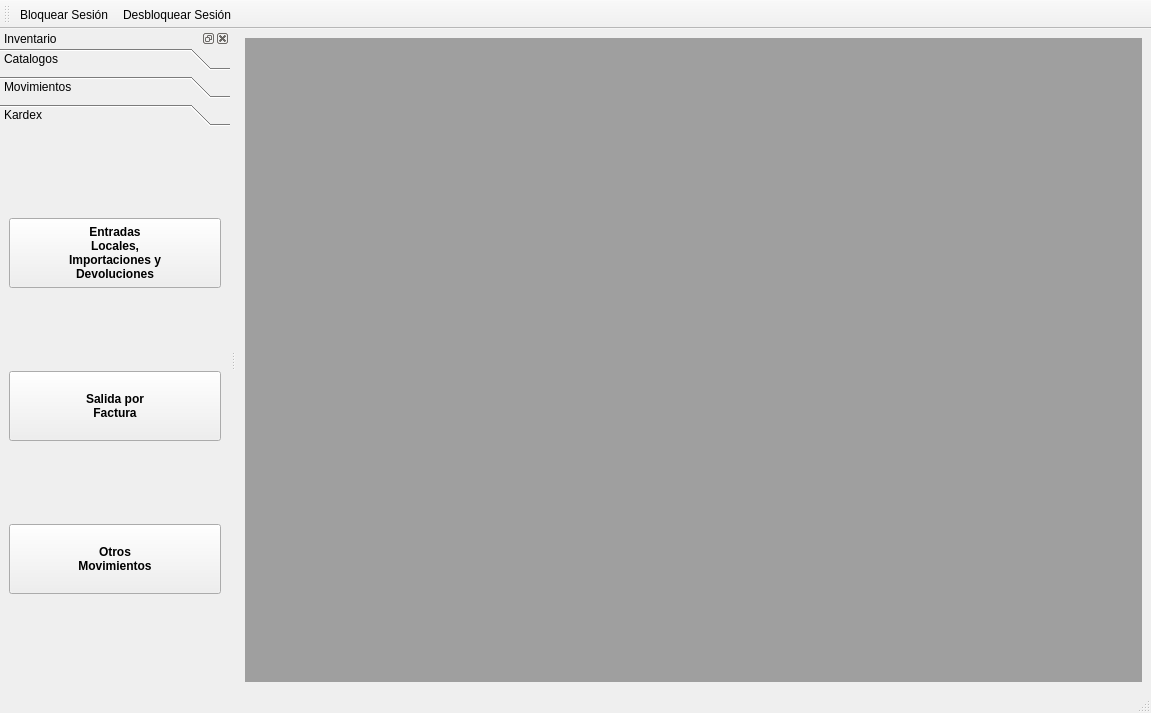
<?xml version="1.0" encoding="UTF-8"?>
<ui version="4.0">
 <class>MainWindow</class>
 <widget class="QMainWindow" name="MainWindow">
  <property name="windowModality">
   <enum>Qt::ApplicationModal</enum>
  </property>
  <property name="geometry">
   <rect>
    <x>0</x>
    <y>0</y>
    <width>1151</width>
    <height>713</height>
   </rect>
  </property>
  <property name="windowTitle">
   <string>Llantera Esquipulas Inventario</string>
  </property>
  <property name="windowIcon">
   <iconset resource="res.qrc">
    <normaloff>:/icons/res/logo.png</normaloff>:/icons/res/logo.png</iconset>
  </property>
  <widget class="QWidget" name="centralwidget">
   <layout class="QGridLayout" name="gridLayout">
    <item row="0" column="0">
     <widget class="QMdiArea" name="mdiArea">
      <property name="sizePolicy">
       <sizepolicy hsizetype="Minimum" vsizetype="Expanding">
        <horstretch>0</horstretch>
        <verstretch>0</verstretch>
       </sizepolicy>
      </property>
      <property name="viewMode">
       <enum>QMdiArea::TabbedView</enum>
      </property>
      <property name="tabShape">
       <enum>QTabWidget::Rounded</enum>
      </property>
      <property name="tabPosition">
       <enum>QTabWidget::North</enum>
      </property>
     </widget>
    </item>
   </layout>
  </widget>
  <widget class="QStatusBar" name="statusbar"/>
  <widget class="QDockWidget" name="dockWidget">
   <property name="minimumSize">
    <size>
     <width>230</width>
     <height>183</height>
    </size>
   </property>
   <property name="features">
    <set>QDockWidget::AllDockWidgetFeatures</set>
   </property>
   <property name="allowedAreas">
    <set>Qt::LeftDockWidgetArea|Qt::RightDockWidgetArea</set>
   </property>
   <property name="windowTitle">
    <string>Inventario</string>
   </property>
   <attribute name="dockWidgetArea">
    <number>1</number>
   </attribute>
   <widget class="QWidget" name="dockWidgetContents_2">
    <layout class="QVBoxLayout" name="verticalLayout">
     <property name="leftMargin">
      <number>0</number>
     </property>
     <property name="topMargin">
      <number>0</number>
     </property>
     <property name="rightMargin">
      <number>0</number>
     </property>
     <item>
      <widget class="QToolBox" name="toolBox">
       <property name="currentIndex">
        <number>2</number>
       </property>
       <widget class="QWidget" name="page">
        <property name="geometry">
         <rect>
          <x>0</x>
          <y>0</y>
          <width>214</width>
          <height>540</height>
         </rect>
        </property>
        <attribute name="label">
         <string>Catalogos</string>
        </attribute>
        <layout class="QGridLayout" name="gridLayout_2">
         <item row="0" column="0">
          <widget class="QPushButton" name="btnArticles">
           <property name="minimumSize">
            <size>
             <width>0</width>
             <height>70</height>
            </size>
           </property>
           <property name="font">
            <font>
             <family>Sans Serif</family>
             <pointsize>9</pointsize>
             <weight>75</weight>
             <bold>true</bold>
            </font>
           </property>
           <property name="autoFillBackground">
            <bool>false</bool>
           </property>
           <property name="text">
            <string>Articulos</string>
           </property>
           <property name="icon">
            <iconset resource="res.qrc">
             <normaloff>:/images/res/llanta.png</normaloff>:/images/res/llanta.png</iconset>
           </property>
           <property name="iconSize">
            <size>
             <width>64</width>
             <height>64</height>
            </size>
           </property>
           <property name="flat">
            <bool>false</bool>
           </property>
          </widget>
         </item>
         <item row="1" column="0">
          <widget class="QPushButton" name="btnCategories">
           <property name="minimumSize">
            <size>
             <width>0</width>
             <height>70</height>
            </size>
           </property>
           <property name="font">
            <font>
             <pointsize>9</pointsize>
             <weight>75</weight>
             <bold>true</bold>
            </font>
           </property>
           <property name="autoFillBackground">
            <bool>false</bool>
           </property>
           <property name="text">
            <string>Categorias</string>
           </property>
           <property name="icon">
            <iconset resource="res.qrc">
             <normaloff>:/images/res/estante.jpg</normaloff>:/images/res/estante.jpg</iconset>
           </property>
           <property name="iconSize">
            <size>
             <width>64</width>
             <height>64</height>
            </size>
           </property>
           <property name="flat">
            <bool>false</bool>
           </property>
          </widget>
         </item>
         <item row="2" column="0">
          <widget class="QPushButton" name="btnBrands">
           <property name="minimumSize">
            <size>
             <width>0</width>
             <height>70</height>
            </size>
           </property>
           <property name="font">
            <font>
             <pointsize>9</pointsize>
             <weight>75</weight>
             <bold>true</bold>
            </font>
           </property>
           <property name="autoFillBackground">
            <bool>false</bool>
           </property>
           <property name="text">
            <string>Marcas</string>
           </property>
           <property name="icon">
            <iconset resource="res.qrc">
             <normaloff>:/images/res/marca.png</normaloff>:/images/res/marca.png</iconset>
           </property>
           <property name="iconSize">
            <size>
             <width>64</width>
             <height>64</height>
            </size>
           </property>
           <property name="flat">
            <bool>false</bool>
           </property>
          </widget>
         </item>
         <item row="3" column="0">
          <widget class="QPushButton" name="btnProviders">
           <property name="minimumSize">
            <size>
             <width>0</width>
             <height>70</height>
            </size>
           </property>
           <property name="font">
            <font>
             <pointsize>9</pointsize>
             <weight>75</weight>
             <bold>true</bold>
            </font>
           </property>
           <property name="autoFillBackground">
            <bool>false</bool>
           </property>
           <property name="text">
            <string>Proveedores</string>
           </property>
           <property name="icon">
            <iconset resource="res.qrc">
             <normaloff>:/images/res/resource-group.png</normaloff>:/images/res/resource-group.png</iconset>
           </property>
           <property name="iconSize">
            <size>
             <width>64</width>
             <height>64</height>
            </size>
           </property>
           <property name="flat">
            <bool>false</bool>
           </property>
          </widget>
         </item>
        </layout>
       </widget>
       <widget class="QWidget" name="page_2">
        <property name="geometry">
         <rect>
          <x>0</x>
          <y>0</y>
          <width>214</width>
          <height>540</height>
         </rect>
        </property>
        <attribute name="label">
         <string>Movimientos</string>
        </attribute>
        <layout class="QVBoxLayout" name="verticalLayout_2">
         <item>
          <widget class="QPushButton" name="btnLiquidations">
           <property name="sizePolicy">
            <sizepolicy hsizetype="MinimumExpanding" vsizetype="Fixed">
             <horstretch>0</horstretch>
             <verstretch>0</verstretch>
            </sizepolicy>
           </property>
           <property name="minimumSize">
            <size>
             <width>0</width>
             <height>70</height>
            </size>
           </property>
           <property name="font">
            <font>
             <weight>75</weight>
             <bold>true</bold>
            </font>
           </property>
           <property name="text">
            <string>Liquidaciones</string>
           </property>
           <property name="icon">
            <iconset resource="res.qrc">
             <normaloff>:/images/res/simbolo-dolar-300x245.jpg</normaloff>:/images/res/simbolo-dolar-300x245.jpg</iconset>
           </property>
           <property name="iconSize">
            <size>
             <width>64</width>
             <height>64</height>
            </size>
           </property>
           <property name="flat">
            <bool>false</bool>
           </property>
          </widget>
         </item>
         <item>
          <widget class="QPushButton" name="btnAnnulments">
           <property name="sizePolicy">
            <sizepolicy hsizetype="MinimumExpanding" vsizetype="Fixed">
             <horstretch>0</horstretch>
             <verstretch>0</verstretch>
            </sizepolicy>
           </property>
           <property name="minimumSize">
            <size>
             <width>0</width>
             <height>70</height>
            </size>
           </property>
           <property name="font">
            <font>
             <weight>75</weight>
             <bold>true</bold>
            </font>
           </property>
           <property name="text">
            <string>Anulaciones de
Facturas</string>
           </property>
           <property name="iconSize">
            <size>
             <width>64</width>
             <height>64</height>
            </size>
           </property>
           <property name="flat">
            <bool>false</bool>
           </property>
          </widget>
         </item>
         <item>
          <widget class="QPushButton" name="btnEntries">
           <property name="sizePolicy">
            <sizepolicy hsizetype="MinimumExpanding" vsizetype="Fixed">
             <horstretch>0</horstretch>
             <verstretch>0</verstretch>
            </sizepolicy>
           </property>
           <property name="minimumSize">
            <size>
             <width>0</width>
             <height>70</height>
            </size>
           </property>
           <property name="font">
            <font>
             <weight>75</weight>
             <bold>true</bold>
            </font>
           </property>
           <property name="text">
            <string>Entradas</string>
           </property>
           <property name="icon">
            <iconset resource="res.qrc">
             <normaloff>:/images/res/skrooge_merge_import2.png</normaloff>:/images/res/skrooge_merge_import2.png</iconset>
           </property>
           <property name="iconSize">
            <size>
             <width>64</width>
             <height>64</height>
            </size>
           </property>
           <property name="flat">
            <bool>false</bool>
           </property>
          </widget>
         </item>
         <item>
          <widget class="QPushButton" name="btnDevolutions">
           <property name="sizePolicy">
            <sizepolicy hsizetype="MinimumExpanding" vsizetype="Fixed">
             <horstretch>0</horstretch>
             <verstretch>0</verstretch>
            </sizepolicy>
           </property>
           <property name="minimumSize">
            <size>
             <width>0</width>
             <height>70</height>
            </size>
           </property>
           <property name="font">
            <font>
             <weight>75</weight>
             <bold>true</bold>
            </font>
           </property>
           <property name="text">
            <string>Devoluciones</string>
           </property>
           <property name="iconSize">
            <size>
             <width>32</width>
             <height>32</height>
            </size>
           </property>
           <property name="flat">
            <bool>false</bool>
           </property>
          </widget>
         </item>
        </layout>
       </widget>
       <widget class="QWidget" name="widget">
        <property name="geometry">
         <rect>
          <x>0</x>
          <y>0</y>
          <width>214</width>
          <height>540</height>
         </rect>
        </property>
        <attribute name="label">
         <string>Kardex</string>
        </attribute>
        <layout class="QVBoxLayout" name="verticalLayout_3">
         <item>
          <widget class="QPushButton" name="btnKEntries">
           <property name="sizePolicy">
            <sizepolicy hsizetype="MinimumExpanding" vsizetype="Fixed">
             <horstretch>0</horstretch>
             <verstretch>0</verstretch>
            </sizepolicy>
           </property>
           <property name="minimumSize">
            <size>
             <width>0</width>
             <height>70</height>
            </size>
           </property>
           <property name="font">
            <font>
             <weight>75</weight>
             <bold>true</bold>
            </font>
           </property>
           <property name="text">
            <string>Entradas
Locales,
Importaciones y
Devoluciones</string>
           </property>
           <property name="iconSize">
            <size>
             <width>64</width>
             <height>64</height>
            </size>
           </property>
           <property name="flat">
            <bool>false</bool>
           </property>
          </widget>
         </item>
         <item>
          <widget class="QPushButton" name="btnKExits">
           <property name="sizePolicy">
            <sizepolicy hsizetype="MinimumExpanding" vsizetype="Fixed">
             <horstretch>0</horstretch>
             <verstretch>0</verstretch>
            </sizepolicy>
           </property>
           <property name="minimumSize">
            <size>
             <width>0</width>
             <height>70</height>
            </size>
           </property>
           <property name="font">
            <font>
             <weight>75</weight>
             <bold>true</bold>
            </font>
           </property>
           <property name="text">
            <string>Salida por
Factura</string>
           </property>
           <property name="iconSize">
            <size>
             <width>64</width>
             <height>64</height>
            </size>
           </property>
           <property name="flat">
            <bool>false</bool>
           </property>
          </widget>
         </item>
         <item>
          <widget class="QPushButton" name="btnKOther">
           <property name="sizePolicy">
            <sizepolicy hsizetype="MinimumExpanding" vsizetype="Fixed">
             <horstretch>0</horstretch>
             <verstretch>0</verstretch>
            </sizepolicy>
           </property>
           <property name="minimumSize">
            <size>
             <width>0</width>
             <height>70</height>
            </size>
           </property>
           <property name="font">
            <font>
             <weight>75</weight>
             <bold>true</bold>
            </font>
           </property>
           <property name="text">
            <string>Otros
Movimientos</string>
           </property>
           <property name="iconSize">
            <size>
             <width>64</width>
             <height>64</height>
            </size>
           </property>
           <property name="flat">
            <bool>false</bool>
           </property>
          </widget>
         </item>
        </layout>
       </widget>
      </widget>
     </item>
    </layout>
   </widget>
  </widget>
  <widget class="QToolBar" name="toolBar">
   <property name="windowTitle">
    <string>toolBar</string>
   </property>
   <attribute name="toolBarArea">
    <enum>TopToolBarArea</enum>
   </attribute>
   <attribute name="toolBarBreak">
    <bool>false</bool>
   </attribute>
   <addaction name="actionLockSession"/>
   <addaction name="actionUnlockSession"/>
  </widget>
  <action name="actionLockSession">
   <property name="icon">
    <iconset resource="res.qrc">
     <normaloff>:/icons/res/object-locked.png</normaloff>:/icons/res/object-locked.png</iconset>
   </property>
   <property name="text">
    <string>Bloquear Sesión</string>
   </property>
  </action>
  <action name="actionUnlockSession">
   <property name="icon">
    <iconset resource="res.qrc">
     <normaloff>:/icons/res/object-unlocked.png</normaloff>:/icons/res/object-unlocked.png</iconset>
   </property>
   <property name="text">
    <string>Desbloquear Sesión</string>
   </property>
   <property name="visible">
    <bool>false</bool>
   </property>
  </action>
 </widget>
 <resources>
  <include location="res.qrc"/>
 </resources>
 <connections/>
</ui>
